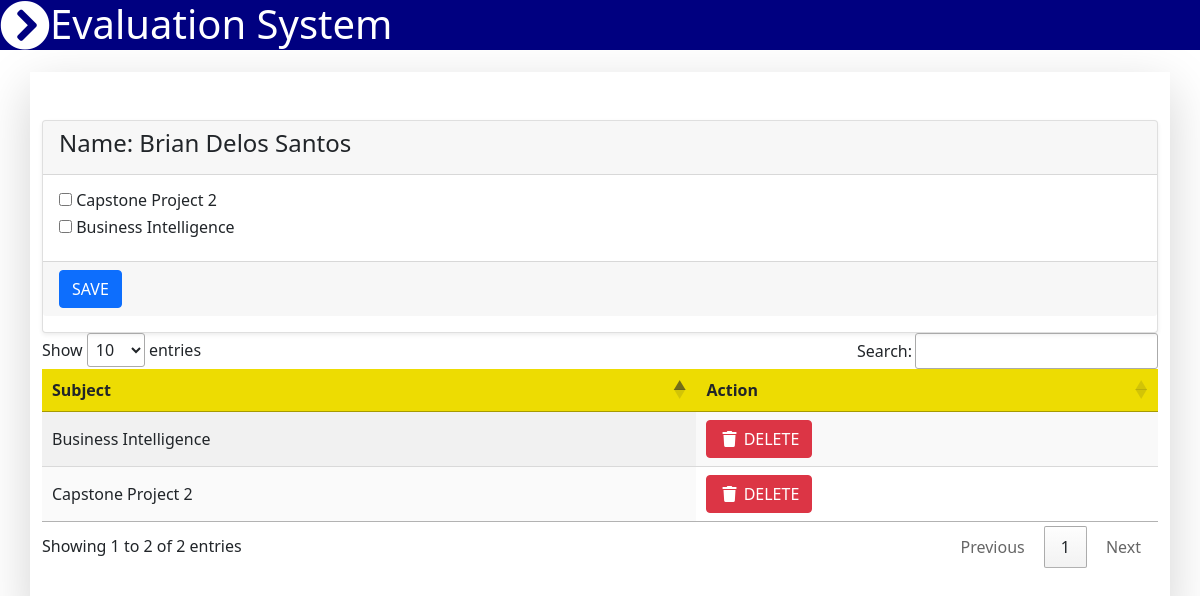
/student_info.php?id=55 (signed in), run on the app's committed database.
### tables this page shows
CREATE TABLE `students` (
  `id` int(30) NOT NULL,
  `studentno` varchar(30) NOT NULL,
  `username` varchar(255) NOT NULL,
  `firstname` varchar(255) NOT NULL,
  `lastname` varchar(255) NOT NULL,
  `usertype` varchar(30) NOT NULL,
  `password` varchar(255) NOT NULL,
  `view` varchar(30) NOT NULL,
  `department_id` int(30) NOT NULL
);

CREATE TABLE `subject` (
  `id` int(30) NOT NULL,
  `code` varchar(30) NOT NULL,
  `description` varchar(255) NOT NULL,
  `faculty_id` int(30) NOT NULL
);

CREATE TABLE `subject_enrolled` (
  `id` int(30) NOT NULL,
  `student_id` int(30) NOT NULL,
  `subject_take` int(30) NOT NULL
);

### student_info.php (the view, shortened to what this page needs)
<?php include_once'navbar.php';
    include_once'koneksyon.php';
    $id = $_GET['id'];
    $qry=mysqli_query($koneksyon, "SELECT * FROM students WHERE id = '$id' ");
    while($row=mysqli_fetch_array($qry)){
        $name = $row['firstname']." ".$row['lastname'];
    }
?>
<body>
    <div class="container-md py-5 my-5 shadow-lg">
        <div class="row">
            <div class="col-lg-12">
                <div class="card shadow-sm">
                <form action="add-subject-taken.php" method="post">
                    <div class="card-header"><h4>Name: <?php echo $name; ?></h4></div>
                    <div class="card-body">
                    <?php
                        $check=mysqli_query($koneksyon,"SELECT * FROM subject");
                        while($row=mysqli_fetch_array($check)){ ?>
                        <h6><input type="checkbox" value="<?php echo $row['id']; ?>" name="sub_take[]"><?php echo " ".$row['description']; ?></h6>
                    <?php } ?>
                    </div>
                    <div class="card-footer">
                        <button type="submit" class="btn btn-primary" name="save">SAVE</button>
                    </div>
                </form>
                </div>
            </div>
        </div>
        <div class="row">
            <div class="col-lg-12">
                <div class="table-responsive">
                    <table class="display" id="myTable" width="100%" cellspacing="0">
                        <thead style="background-color: #eddc02;">
                            <tr>
                                <th>Subject</th>
                                <th>Action</th>
                            </tr>
                        </thead>
                        <tbody>
                            <?php
                                $qry=mysqli_query($koneksyon,"SELECT description,subject_enrolled.id as id FROM subject_enrolled INNER JOIN subject ON subject.id=subject_enrolled.subject_take INNER JOIN students ON students.id=subject_enrolled.student_id WHERE subject_enrolled.student_id = '$id' ");
                                while($row=mysqli_fetch_array($qry)){
                                ?>
                            <tr>
                                <td><?php echo $row['description'] ?></td>
                                <td><button class="btn btn-danger" type="button" onClick="deleteme(<?php echo $row['id']; ?>)" ><span class="fa fa-fw fa-trash"></span> DELETE</button></td>
                            </tr>
                            <?php } ?>
                        </tbody>
                    </table>
                </div>
            </div>
        </div>
    </div>
</body>

### data on the page
students: name "Brian Delos Santos"
subject: description "Capstone Project 2"
subject: description "Business Intelligence"
subject_enrolled: subject_take.description "Business Intelligence"
subject_enrolled: subject_take.description "Capstone Project 2"
